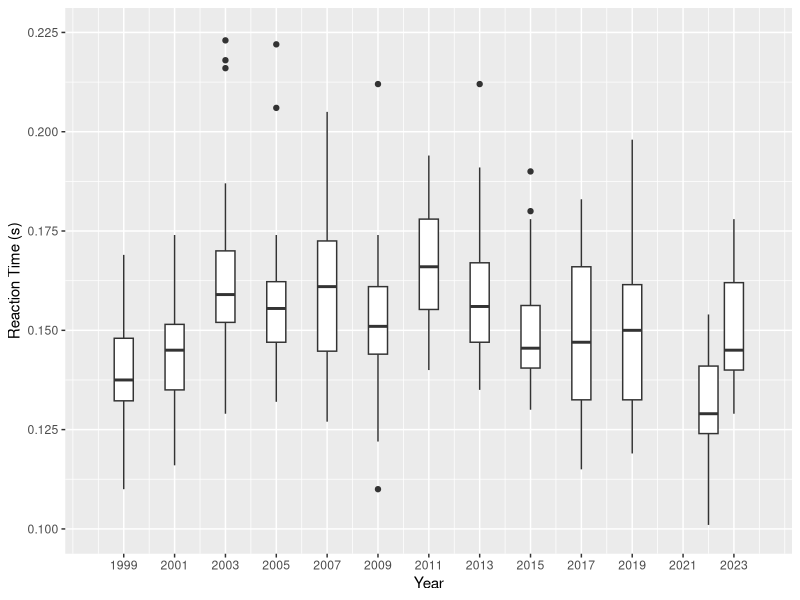
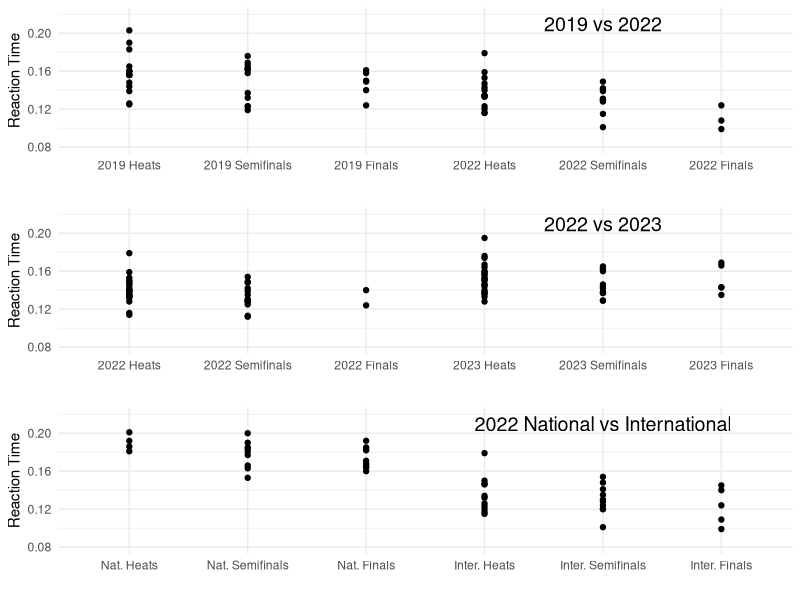
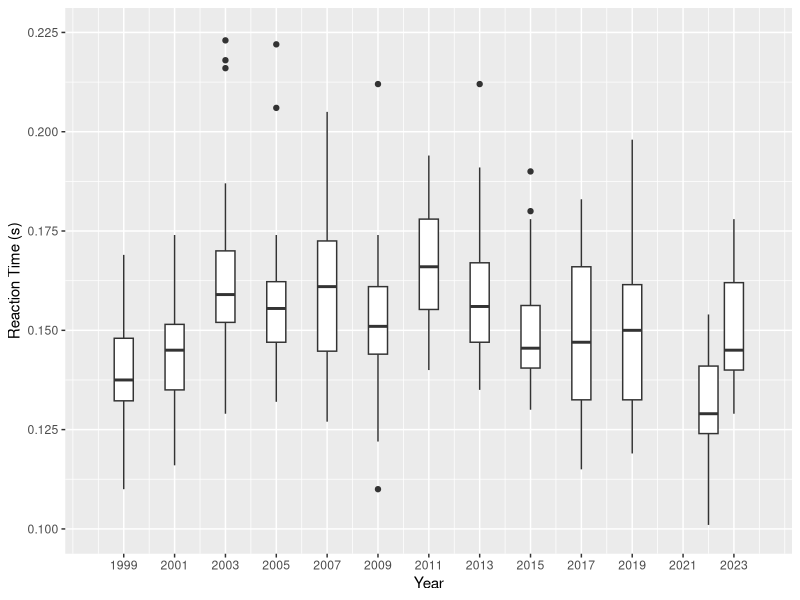

Write the R code that produced these figures, in order.
## ---- chunk 1
times <- read.csv("../Data/Thesis2023.csv")
colnames(times) <- c("Year", "Type", "Time", "RxnTime", "Gender", "Batch")
## ---- chunk 2
with2022 <- subset(times, (Type == "F" | Type == "S") & Gender == "M" & Time != 'DQ')
library(ggplot2)
ggplot(with2022, aes(x = Year, y = RxnTime, group = Year)) +
  geom_boxplot() +
  labs(x = "Year", y = "Reaction Time (s)") +
       scale_y_continuous(limits = c(0.1, 0.225),
                            breaks = seq(0.1, 0.225, 0.025)) +
  expand_limits(y = 0.1) + scale_x_continuous(limits = c(1998,2024),
                                              breaks = seq(1999, 2024, 2))
ggsave(filename="Boxplot.pdf", path = "../Manuscript", height = 4, width = 6)
## ---- chunk 3
library(tidyr)
library(ggplot2)
nineteen <- read.csv("../Data/2019vs2022.csv")
#"C:\Users\ofior\Documents\Thesis\Data\2019vs2022.csv"
colnames(nineteen) <- c("Athlete", "Country", "2019 Heats", "2019 Semifinals", "2019 Finals", "2022 Heats", "2022 Semifinals", "2022 Finals")
nineteen <- nineteen[, -c(1,2)]
df_long <- tidyr::pivot_longer(nineteen, cols = everything(), names_to = "Column", values_to = "Time")
df_long$Column <- factor(df_long$Column, levels = c("2019 Heats", "2019 Semifinals", "2019 Finals", "2022 Heats", "2022 Semifinals", "2022 Finals"))
rank1 <- ggplot(df_long, aes(x = Column, y = Time)) +
  geom_point() +
  labs(y = "Reaction Time", x = "") +
  annotate("text", y = 0.21, x = "2022 Semifinals", label = "2019 vs 2022", cex = 5) +
  ylim(0.08, 0.22) +
  theme_minimal()
## ---- chunk 4
library(tidyr)
library(ggplot2)
twentythree <- read.csv("../Data/2022vs2023.csv")
#"C:\Users\ofior\Documents\Thesis\Data\2019vs2022.csv"
colnames(twentythree) <- c("Athlete", "Country", "2022 Heats", "2022 Semifinals", "2022 Finals", "2023 Heats", "2023 Semifinals", "2023 Finals")
twentythree <- twentythree[, -c(1,2)]
df_long <- tidyr::pivot_longer(twentythree, cols = everything(), names_to = "Column", values_to = "Time")
df_long$Column <- factor(df_long$Column, levels = c("2022 Heats", "2022 Semifinals", "2022 Finals", "2023 Heats", "2023 Semifinals", "2023 Finals"))
rank2 <- ggplot(df_long, aes(x = Column, y = Time)) +
  geom_point() +
  labs(y = "Reaction Time", x = "") +
  annotate("text", y = 0.21, x = "2023 Semifinals", label = "2022 vs 2023", cex = 5) +
  ylim(0.08, 0.22) +
  theme_minimal()
## ---- chunk 5
library(tidyr)
library(ggplot2)
national <- read.csv("../Data/NatVSWorld.csv")
#"C:\Users\ofior\Documents\Thesis\Data\2019vs2022.csv"
colnames(national) <- c("Athlete", "Country", "Nat. Heats", "Nat. Semifinals", "Nat. Finals", "Inter. Heats", "Inter. Semifinals", "Inter. Finals", "Data Source")
national <- national[, -c(1,2, 9)]
df_long <- tidyr::pivot_longer(national, cols = everything(), names_to = "Column", values_to = "Time")
df_long$Column <- factor(df_long$Column, levels = c("Nat. Heats", "Nat. Semifinals", "Nat. Finals", "Inter. Heats", "Inter. Semifinals", "Inter. Finals"))
rank3 <- ggplot(df_long, aes(x = Column, y = Time)) +
  geom_point() +
  labs(y = "Reaction Time", x = "") +
  ylim(0.08, 0.22) +
  annotate("text", y = 0.21, x = "Inter. Semifinals", label = "2022 National vs International", cex = 5) +
  theme_minimal()
## ---- chunk 6
library(gridExtra)
rank_scatter <- grid.arrange(rank1, rank2, rank3, ncol = 1)
ggsave(filename = "RankScatterPlots.pdf", path = "../Manuscript", plot=rank_scatter, height = 8, width = 7)
